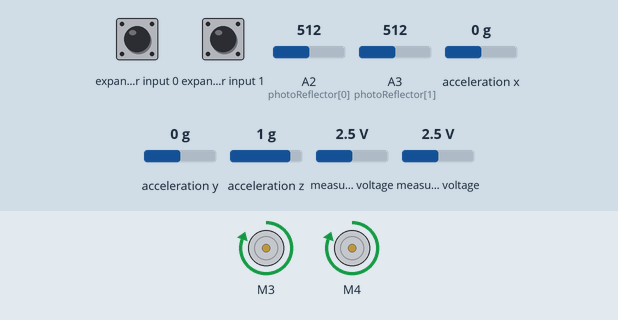
Recording of a sketch running on a simulated Arduino Uno, built with avr-gcc and run on an emulated ATmega328P. Shown: 2 × DC motor (green arrow = forward, orange = backward, longer = faster). Wiring (inferred from the names in the program): Wii Nunchuk at I2C address 0x52. The test bench sets the inputs (shaded band); at power-on: acceleration x 0 g, measured voltage 2.5 V, A2 (photoReflector[0]) = 512, A3 (photoReflector[1]) = 512, expander input 0 HIGH, expander input 1 HIGH, acceleration y 0 g, acceleration z 1 g. What the sketch prints to the serial monitor is not drawn.

Above: at 2.2 s.
2.3 s: acceleration x set to -1.4 g
At 3.2 s:
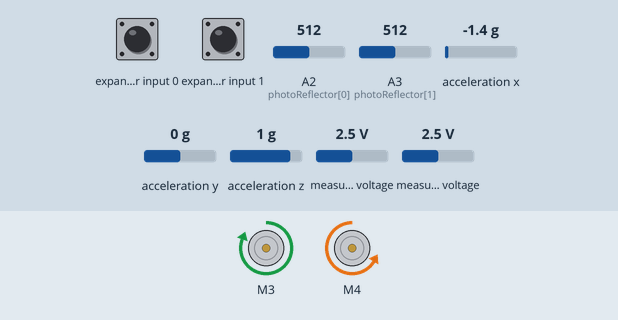
3.8 s: measured voltage (sensor 201) set to 1.2 V
At 4.3 s:
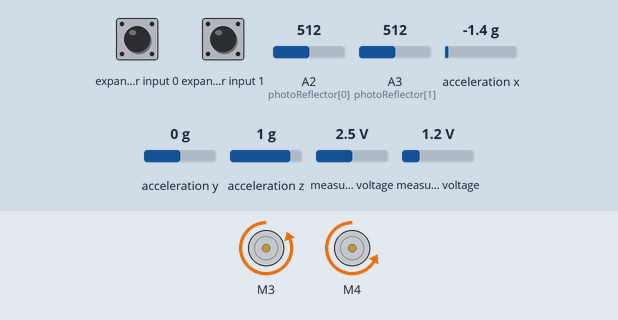
5.3 s: acceleration x set to -0.8 g
At 6.5 s:
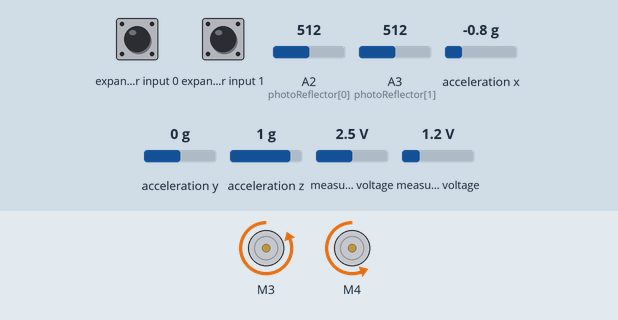
6.8 s: measured voltage (sensor 201) set to 0.1 V
At 7.7 s:
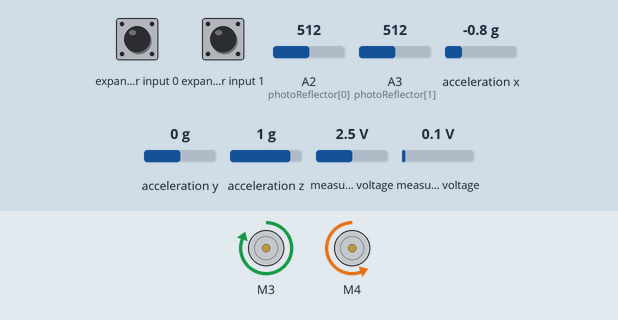
8.3 s: acceleration x set to 0.8 g
At 9.1 s:
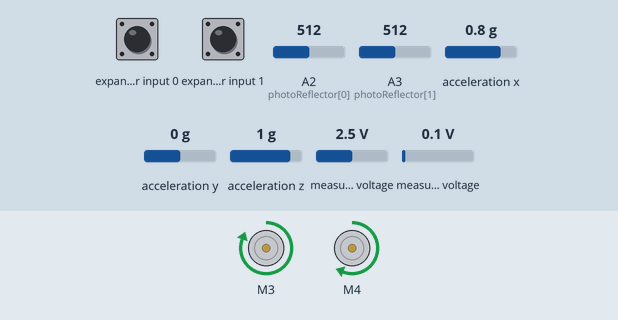
9.8 s: measured voltage (sensor 201) set to 4.9 V
At 10.2 s:
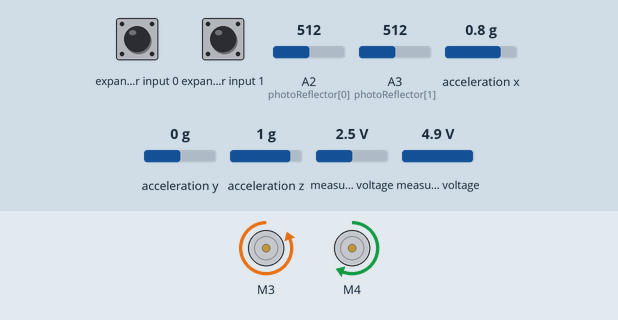
Timing chart, 0 to 12.3 s (numbered marks = the images above; inputs shaded):
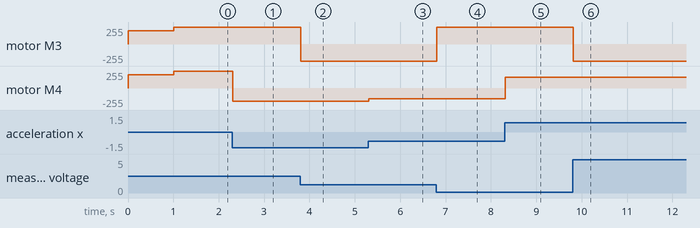

The sketch:

TankBot.ino
```cpp
//http://wiibrew.org/wiki/Wiimote/Extension_Controllers/Classic_Controller

#include <Wire.h>
#include <string.h>

#undef int
#include <stdio.h>

#include <AFMotor.h>

AF_DCMotor l_motor(3);
AF_DCMotor r_motor(4);


int photoReflector[2] = {A2,A3};
int sensorRanges[6] = {0}; // [0] = reflector1 MIN, [1] = reflector1 MAX, [2] = reflector1 MID
                           // [3] = reflector2 MIN, [4] = reflector2 MAX, [5] = reflector2 MID

#define l_min = 5;
#define l_max = 57;
#define r_min = 3;
#define r_max = 29;

int l_mid =31;
int r_mid =16;

int l_y;
int r_y;

int z_button;
int c_button;

int fullrevolutions[2] = {0};

boolean lastreadingHigh[2];
int halfrevolutions[2] = {0};
int quarterrevlotions[2] = {0};

void setup ()
{
  Serial.begin(9600);
  Serial.print("Finished setup\n");
  Wire.begin ();		// join i2c bus with address 0x52
  nunchuck_init (); // send the initilization handshake

  calibratePhotoReflectors();
}

void nunchuck_init ()
{
  Wire.beginTransmission (0x52);	// transmit to device 0x52
  Wire.write(0x40);		// sends memory address
  Wire.write(0x00);		// sends sent a zero.
  Wire.endTransmission ();	// stop transmitting
}

void send_zero ()
{
  Wire.beginTransmission (0x52);	// transmit to device 0x52
  Wire.write(0x00);		// sends one byte
  Wire.endTransmission ();	// stop transmitting
}

void loop ()
{
  if (readNunchucky())
  {
//    if (l_mid==0) {
//      l_mid = l_y;
//      Serial.print (l_mid, DEC);
//       Serial.print ("\t");
//    }
//
//
//    if (r_mid==0) {
//      r_mid = r_y;
//      Serial.print (r_mid, DEC);
//      Serial.print ("\r\n");
//    }
    setMotorSpeed();

    readPhotoReflectors();

    boolean revchanged = false;
     for (int i=0;i<2;i++) {
       int rev = halfrevolutions[i]/2;
        if (rev!=fullrevolutions[i])
        {
         fullrevolutions[i] = rev;
        revchanged = true;


        }
     }

     if (revchanged) {

      Serial.print (fullrevolutions[0], DEC);
            Serial.print ("\t");
      Serial.print (fullrevolutions[1], DEC);
       Serial.print ("\r\n");
     }
//    Serial.print (l_y, DEC);
//    Serial.print ("\t");
//
//    Serial.print (r_y, DEC);
//    Serial.print ("\t");
//
//    Serial.print ("\r\n");


  }
  else {
    //cant read nunchucky - stop motors just to be safe

    l_motor.run(RELEASE);
    r_motor.run(RELEASE);


  }
  delay (10);
}

// Print the input data we have recieved
// accel data is 10 bits long
// so we read 8 bits, then we have to add
// on the last 2 bits.  That is why I
// multiply them by 2 * 2
boolean readNunchucky()
{

  uint8_t outbuf[6]; // array to store arduino output
  int cnt = 0;

  Wire.requestFrom (0x52, 6);	// request data from nunchuck
  while (Wire.available ())
  {
    outbuf[cnt] = nunchuk_decode_byte (Wire.read());	// receive byte as an integer
    //digitalWrite (ledPin, HIGH);	// sets the LED on
    cnt++;
  }

  // If we recieved the 6 bytes, then go print them
  if (cnt >= 5)
  {

    l_y = outbuf[1] & (1<<6)-1; //only read first 6 bits
    r_y = outbuf[2] & (1<<5)-1; //only read first 5 bits

    z_button = 0;
    c_button = 0;

   // byte outbuf[5] contains bits for z and c buttons
   // it also contains the least significant bits for the accelerometer data
   // so we have to check each bit of byte outbuf[5]
    if ((outbuf[5] >> 0) & 1)
      {
        z_button = 1;
      }
    if ((outbuf[5] >> 1) & 1)
      {
        c_button = 1;
      }

    send_zero (); // send the request for next bytes

    return true;
  }


  send_zero (); // send the request for next bytes

  return false;
}

void setMotorSpeed() {

  int l = l_y;
  int r = r_y; // precision on r is 1/2 of l

  l = l-l_mid; // mid = 0, down = -32, up = +32
  l = l*10; // up = 256;

  r = r-r_mid; // mid = 0, down = -16, up = +16
  r = r*10*2; // up = 256;

  if (l<0)
    l_motor.run(FORWARD);
  else
    l_motor.run(BACKWARD);

  if (r<0)
    r_motor.run(FORWARD);
  else
    r_motor.run(BACKWARD);

  l = min(abs(l),255);
  r = min(abs(r),255);

  if (l<30)
    l = 0;

  if (r<30)
    r = 0;

  l_motor.setSpeed(l);
  r_motor.setSpeed(r);


//    Serial.print (l, DEC);
//    Serial.print ("\t");
//
//    Serial.print (r, DEC);
//    Serial.print ("\t");
//
//    Serial.print ("\r\n");


}
// Encode data to format that most wiimote drivers except
// only needed if you use one of the regular wiimote drivers
char nunchuk_decode_byte (char x)
{
  x = (x ^ 0x17) + 0x17;
  return x;
}


void calibratePhotoReflectors() {

  sensorRanges[0] = 1023;
  sensorRanges[3] = 1023;
  int sensorValue;

  Serial.println("Calibrating");

  // turn on motor
  l_motor.setSpeed(200);
  l_motor.run(FORWARD);


  // turn on motor
  r_motor.setSpeed(200);
  r_motor.run(FORWARD);

  unsigned long startMillis = millis();

   while (millis()-startMillis < 1000) {

      for (int i=0;i<2;i++) {
        sensorValue = analogRead(photoReflector[i]);

        // record the maximum sensor value
        if (sensorValue > sensorRanges[(i*3)+1]) {
          sensorRanges[(i*3)+1] = sensorValue;
        }
        else if (sensorValue < sensorRanges[(i*3)]) {
          sensorRanges[(i*3)] = sensorValue;
        }

      }
   }
  sensorRanges[2] = (sensorRanges[0] + sensorRanges[1])/2;
  sensorRanges[5] = (sensorRanges[3] + sensorRanges[4])/2;


  l_motor.run(RELEASE);
  r_motor.run(RELEASE);

  Serial.print("Sensor 1 range: ");
  Serial.print(sensorRanges[0]);
  Serial.print(" - ");
  Serial.println(sensorRanges[1]);

  Serial.print("Sensor 2 range: ");
  Serial.print(sensorRanges[3]);
  Serial.print(" - ");
  Serial.println(sensorRanges[4]);


}

void readPhotoReflectors()
{

  int sensorValue;

  for (int i=0;i<2;i++) {
    sensorValue = analogRead(photoReflector[i]);

      if (sensorValue > sensorRanges[(i*3)+2]) {
         if (!lastreadingHigh[i]) {
           lastreadingHigh[i] = true;
           halfrevolutions[i]++;
           quarterrevlotions[i]++;

//          Serial.print("Half rev: ");
//
//          Serial.print(halfrevolutions[0]);
//
//          Serial.print("\t");
//          Serial.print(halfrevolutions[1]);
//          Serial.print("\r\n");

         }
      } else if (lastreadingHigh[i]) {
          lastreadingHigh[i]=false;
          quarterrevlotions[i]++;
      }

  }


}
```

Measured:
- after the input at 2.3 s, motor M4: forward 255/255 → backward 200/255 at once
- after the input at 3.8 s, motor M3: forward 255/255 → backward 255/255 at once
- after the input at 5.3 s, motor M4: backward 200/255 → backward 160/255 at once
- after the input at 6.8 s, motor M3: backward 255/255 → forward 255/255 at once
- after the input at 8.3 s, motor M4: backward 160/255 → forward 160/255 at once
- after the input at 9.8 s, motor M3: forward 255/255 → backward 255/255 at once
